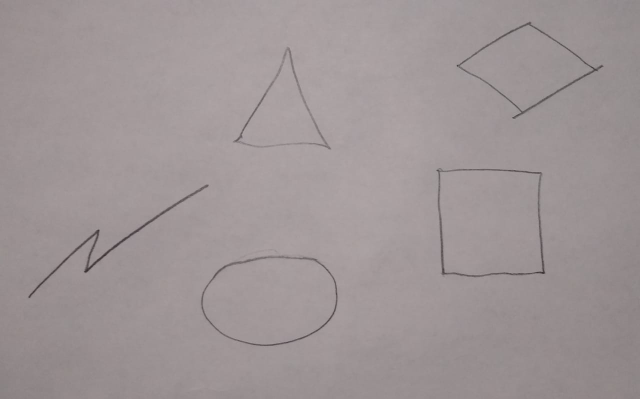
#> input picture img6.jpeg, 1280 x 798 px (shown at 1/2 size)
$ python Objetos_estatico.py
#> lines starting #> are read from the running program, lines starting #| are printed output that depends on the picture; after the words box and inside, x2 and y2 are one past the last pixel; in counts of white or black regions, pixels touching at a corner belong together
"""
@author: Cesar
"""
import cv2

# Cargamos la imagen
original = cv2.imread("img6.jpeg")
#> original is the input picture: shape (798, 1280, 3); mean B, G, R 150.3, 149.4, 158.6
# Convertimos a escala de grises
gris = cv2.cvtColor(original, cv2.COLOR_BGR2GRAY)
# Aplicar suavizado Gaussiano
gauss = cv2.GaussianBlur(gris, (3, 3), 0)
# Detectamos los bordes con Canny
canny = cv2.Canny(gauss, 50, 150)
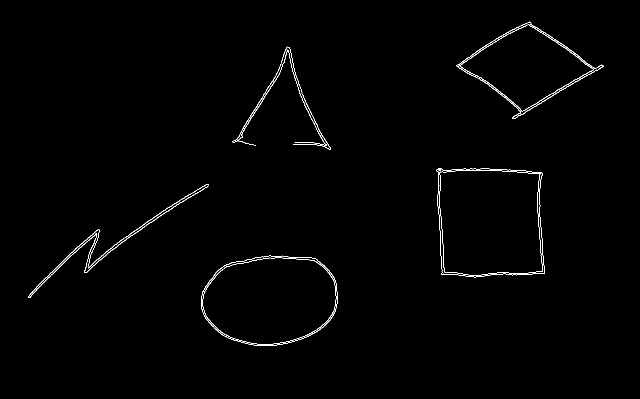
#> canny: shape (798, 1280) (shown at 1/2 size); 0.77% white in thin lines or dots, all inside (x1, y1, x2, y2) = (57, 43, 1207, 692)
# Operaciones Morfologicas Cierre
kernel = cv2.getStructuringElement(cv2.MORPH_RECT, (5, 5))
closed = cv2.morphologyEx(canny, cv2.MORPH_CLOSE, kernel, iterations=2)
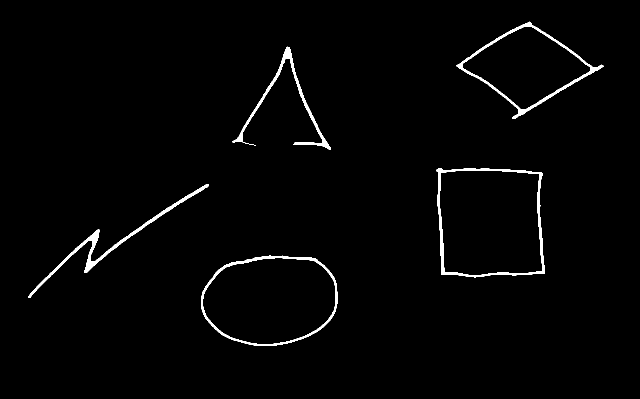
#> closed: shape (798, 1280) (shown at 1/2 size); 1.6% white; 5 white regions
cv2.imshow("Closed", closed)
# Buscamos los contornos
(contornos, _) = cv2.findContours(closed.copy(), cv2.RETR_EXTERNAL, cv2.CHAIN_APPROX_SIMPLE)
#> contornos = 5 contours; box (x1, y1, x2, y2) and area: (873, 336, 1090, 555) 42840, (402, 511, 676, 692) 39396, (913, 43, 1207, 238) 26044, (57, 369, 418, 596) 2886, (465, 93, 662, 299) 2300
total = 0
for c in contornos:
    area = cv2.contourArea(c)
    if area > 2000:
        total = total + 1
        # Calculamos los momentos invariantes de hu
        m = cv2.moments(c)
        mHU = cv2.HuMoments(m).flatten()
        # Encontramos el centro de la figura
        cx = int(m['m10'] / m['m00'])
        cy = int(m['m01'] / m['m00'])
        centro = cx, cy
        # Mostramos los 7 momentos invariantes de hu
        print("Momento de hu figura " + str(total) + " valores: ")
        print(str(mHU))
        # Dibujamos el contorno
        cv2.drawContours(original, [c], -1, (0, 255, 0), 2, cv2.LINE_AA)
        letrero = 'Obj: ' + str(total)
        cv2.putText(original, letrero, centro, cv2.FONT_HERSHEY_COMPLEX_SMALL, 1, (0, 0, 0), 1)
#> this loop made 5 passes
#> (area, mHU, cx, cy, letrero) on passes 2, 4: (2885.5, [3.99, 14.79, 9.02, 7.57, 62.6, 29.1, 0.258], 224, 480, 'Obj: 2'), (2299.5, [2.9, 0.507, 17.79, 0.873, -3.41, 0.394, 0.458], 574, 204, 'Obj: 4')
#> (area, cx, cy, letrero) on passes 1, 3, 5: (39396, 540, 599, 'Obj: 1'), (42840.5, 979, 444, 'Obj: 3'), (26043.5, 1053, 133, 'Obj: 5')
#> (printed output is left out)
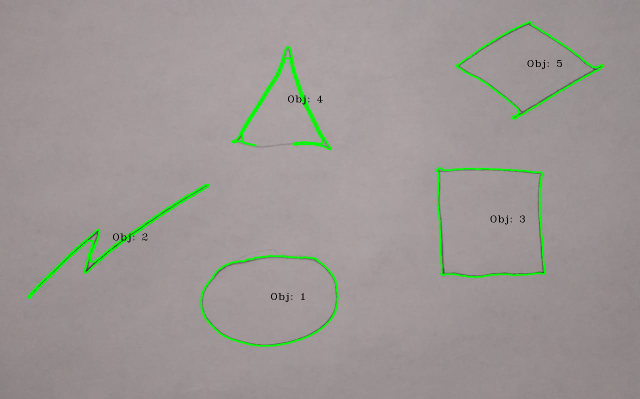
#> original: shape (798, 1280, 3) (shown at 1/2 size); 2.15% of pixels changed, all inside (x1, y1, x2, y2) = (55, 42, 1209, 694)
#> after the loop, total = 5
# Mostramos el número de monedas por consola
print("He encontrado {} objetos".format(len(contornos)))
#| He encontrado 5 objetos
cv2.imshow("contornos", original)
cv2.waitKey(0)

$ run again, with img5.jpeg copied over img6.jpeg
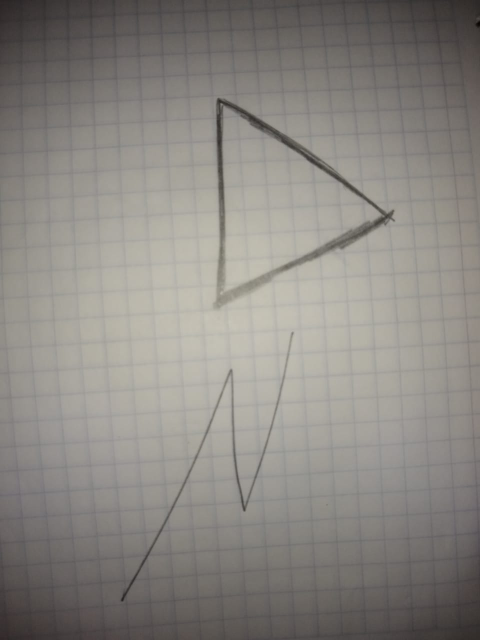
#> input picture img5.jpeg, 960 x 1280 px (shown at 1/2 size)
#> original is the input picture: shape (1280, 960, 3); mean B, G, R 129.6, 134.6, 138.1
#> `canny = cv2.Canny(gauss, 50, 150)`:
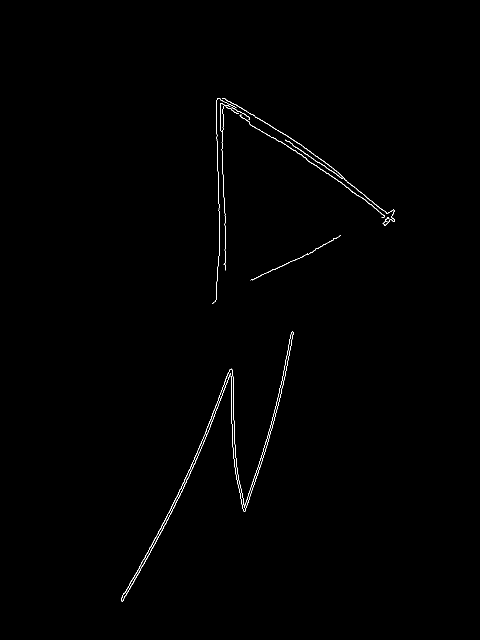
#> canny: shape (1280, 960) (shown at 1/2 size); 0.41% white in thin lines or dots, all inside (x1, y1, x2, y2) = (242, 196, 790, 1203)
#> closed: shape (1280, 960); 1.1% white; 3 white regions
#> contornos = 3 contours; box (x1, y1, x2, y2) and area: (425, 196, 790, 608) 7988, (242, 663, 588, 1203) 5077, (501, 470, 681, 561) 84
#> the loop `for c in contornos:` made 3 passes
#> (area, total, mHU, cx, cy, letrero) on passes 1, 3: (5077, 1, [4.97, 16.22, 30.39, 18.88, 451.8, 73.76, 19.35], 440, 912, 'Obj: 1'), (7988.5, 2, [2.03, 2.89, 3.35, 1.94, 4.2, 2.94, -2.58], 565, 300, 'Obj: 2')
#> (printed output is left out)
#> after the loop `for c in contornos:`:
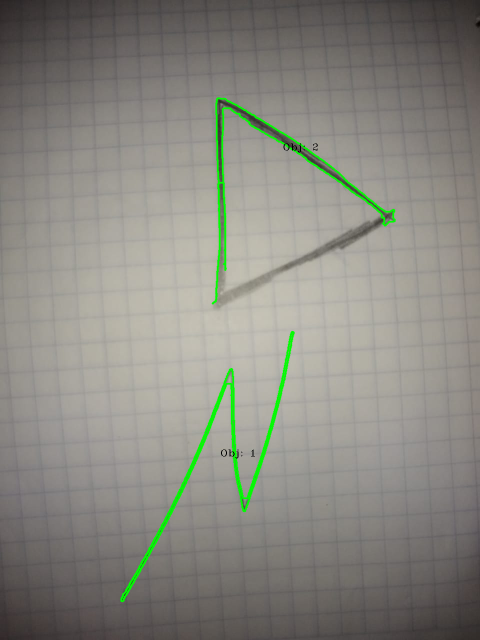
#> original: shape (1280, 960, 3) (shown at 1/2 size); 1.56% of pixels changed, all inside (x1, y1, x2, y2) = (240, 194, 792, 1205)
#> after the loop `for c in contornos:`: total = 2
#| He encontrado 3 objetos
